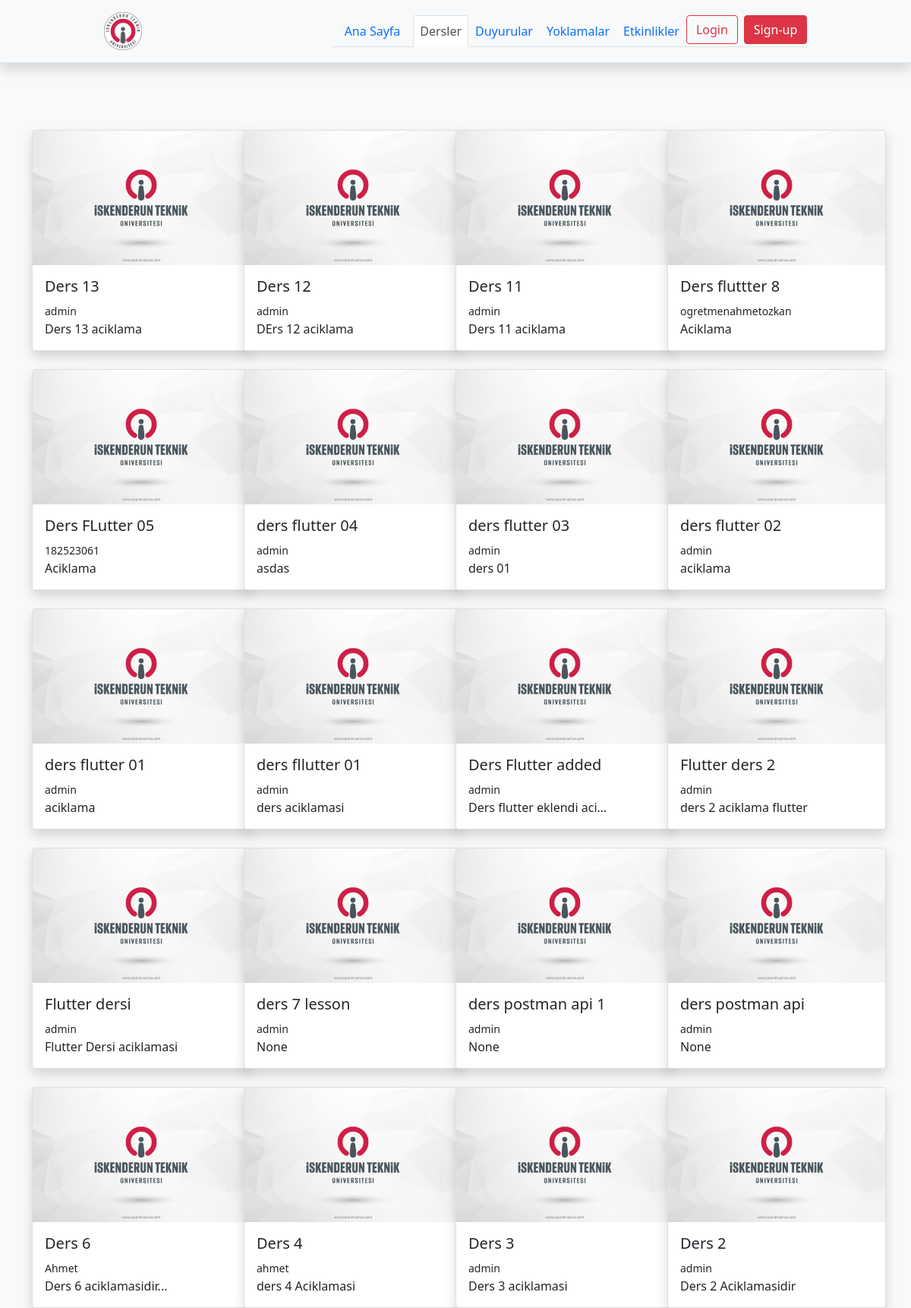
Screenshot of /lessons/ with the database file from the repository.
### lessons/models.py (models this page shows, shortened)
class Lesson(models.Model):
    teacher = models.ForeignKey(User, null=True,on_delete=models.CASCADE)
    name = models.CharField(max_length=128,unique=True)
    image  = models.ImageField(upload_to="lessons/%Y/%m/%d/",default = "lessons/default_lesson_image.png")
    description = models.TextField(blank=True,null=True)
    students = models.ManyToManyField(User, blank=True,related_name='lesson_joined')
    date = models.DateTimeField(auto_now=True)
    avaliable = models.BooleanField(default =True)

### lessons/views.py (the view)
# urls.py: path('',views.lesson_list,name="lessons"),
def lesson_list(request):
    current_user = request.user
    lessons = Lesson.objects.all().order_by('-date')
    if request.user.is_authenticated:
        lesson_join = current_user.lesson_joined.all()
    else:
        lesson_join = lessons
    context = {
        'lessons':lessons,
        'lesson_join' :lesson_join
    }
    return render(request,'lessons/lessons.html',context)

### templates/lessons/lessons.html (shortened to what this page needs)
{% extends "base.html" %}
{% load static %}
{% block body %}
    {% if lessons %}
    <div class="container">
      <div class="row">
        <div class="row row-cols-1 row-cols-md-4 g-4">
          {% for lesson  in lessons %}
          <div class="col ">
          <div  class="card shadow" style="width: 18rem;">
            <img class="card-img-top" src="{{lesson.image.url}}" alt="Card image cap">
            <div  class="card-body ">
              <h5 class="card-title">{{lesson.name}} </h5>
              <span><small>{{lesson.teacher}}</small></span>
              <p class="card-text">{{ lesson.description | truncatechars:25}}</p>
            </div>
          </div>
        </div>
          {% endfor %}
       </div>
      </div>
    </div>
    {% else %}
    <h1>Herhangi kayitli bir ders bulunmuyor</h1>
    {% endif %}
{% endblock body %}

### rows the page displays
Lesson: image (placeholder picture), name "Ders 13", teacher "admin", description "Ders 13 aciklama"
Lesson: image (placeholder picture), name "Ders 12", teacher "admin", description "DErs 12 aciklama"
Lesson: image (placeholder picture), name "Ders 11", teacher "admin", description "Ders 11 aciklama"
Lesson: image (placeholder picture), name "Ders fluttter 8", teacher "ogretmenahmetozkan", description "Aciklama"
Lesson: image (placeholder picture), name "Ders FLutter 05", teacher "182523061", description "Aciklama"
Lesson: image (placeholder picture), name "ders flutter 04", teacher "admin", description "asdas"
Lesson: image (placeholder picture), name "ders flutter 03", teacher "admin", description "ders 01"
Lesson: image (placeholder picture), name "ders flutter 02", teacher "admin", description "aciklama"
Lesson: image (placeholder picture), name "ders flutter 01", teacher "admin", description "aciklama"
Lesson: image (placeholder picture), name "ders fllutter 01", teacher "admin", description "ders aciklamasi"
Lesson: image (placeholder picture), name "Ders Flutter added", teacher "admin", description "Ders flutter eklendi aci…"
Lesson: image (placeholder picture), name "Flutter ders 2", teacher "admin", description "ders 2 aciklama flutter"
Lesson: image (placeholder picture), name "Flutter dersi", teacher "admin", description "Flutter Dersi aciklamasi"
Lesson: image (placeholder picture), name "ders 7 lesson", teacher "admin", description "None"
Lesson: image (placeholder picture), name "ders postman api 1", teacher "admin", description "None"
Lesson: image (placeholder picture), name "ders postman api", teacher "admin", description "None"
Lesson: image (placeholder picture), name "Ders 6", teacher "Ahmet", description "Ders 6 aciklamasidir..."
Lesson: image (placeholder picture), name "Ders 4", teacher "ahmet", description "ders 4 Aciklamasi"
Lesson: image (placeholder picture), name "Ders 3", teacher "admin", description "Ders 3 aciklamasi"
Lesson: image (placeholder picture), name "Ders 2", teacher "admin", description "Ders 2 Aciklamasidir"
